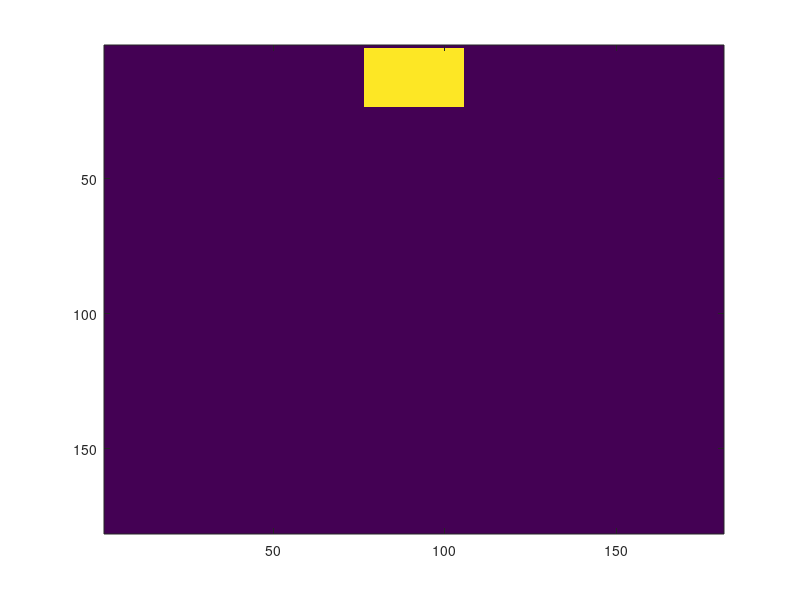
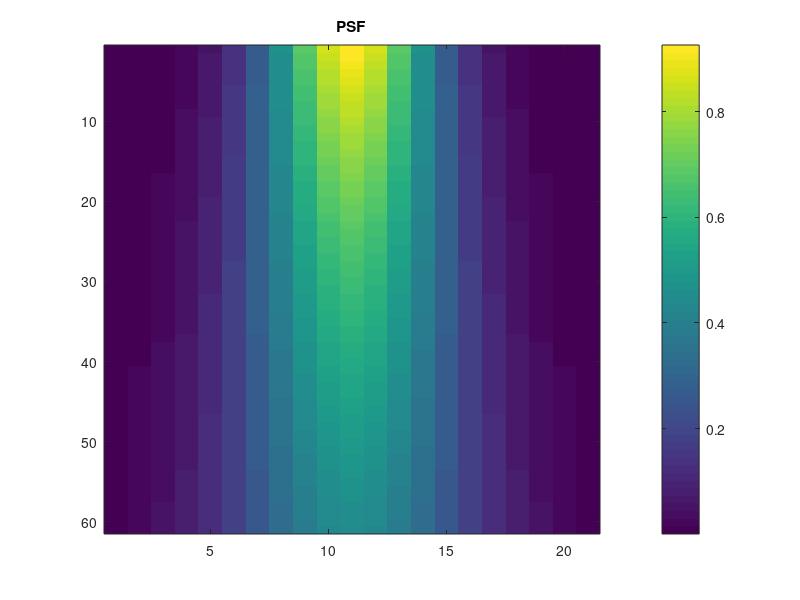

Reproduce these figures in MATLAB, in order.
%SETI Model

% 1. Create an object
% 2. Create a PSF
% 3. Simulate SETI forward problem
% 4. Test reverse problem methods

% Jeremy Bredfeldt - Morgridge Institutes for Research/LOCI
% Sept 2013

clc;
clear all;
%close all;

ppm = 1.5; %pixels per micron
spc_size = 120; %microns, size of the space
nums = round(spc_size*ppm); %number of samples
nums2 = round(nums/2);

%% Create the object
% a = 10; %diameter in one dimension in microns
% b = 10; %diameter in the other dimension in microns

%create vectors for space
[xr, yr, zr] = meshgrid(-nums2:nums2);
xr = xr/ppm;
yr = yr/ppm;
zr = zr/ppm;

%create a cube object
x1 = -10; x2 = 10; %microns
y1 = -10; y2 = 10; %microns
z1 = zr(1); z2 = zr(1)+15; %microns

r = xr > x1 & xr < x2 & yr > y1 & yr < y2 & zr > z1 & zr < z2;
figure(1); clf;
axis square;
imagesc(squeeze(r(:,90,:))');

%return;
% %r is the object (cylinder) volume (3D matrix)
% %r is reflectivity of each voxel at a given wavelength
% r = (((xr)/a).^2 + ...
%     ((zr+5)/b).^2);
% rlim = r > 1;
% rlim2 = r > 0.1;
% % r = r+.1;
% % r = 1/r;
% %reflectivity of surrounding material is high
% %reflectivity of chromophore inside vessel is low
% %r(rlim) = .001; %outsize vessel (clear resin)
% r(rlim) = .9; %outsize vessel (opaque resin)
% r(~rlim) = .1; %inside vessel (tissue and chromophore)
% 
% %make an attenuation matrix, then factor attenuation into the final output image
% %attenuation of surrounding material is high
% %attenuation of chromophore is high, attenuation of the non-stained tissue may be low
% mua = r;
% %mua(rlim) = 0.001; %outside vessel (units = 1/pixels) (clear resin)
% mua(rlim) = 2; %outside vessel (units = 1/pixels) (opaque resin)
% mua(~rlim) = .1; %outer vessel (units = 1/pixels) (relatively clear tissue)
% mua(~rlim2) = 10; %inner vessel (Chromophore)


%% Create the PSF
psfspc = 20; %microns (space)
psfspc2 = round(psfspc/2);
psfspcz = 60; %microns
psfspcz2 = round(psfspcz/2);
%gw = 10; %Gaussian width
%gh = 15; %Gaussian height
[xp, yp, zp] = meshgrid(-psfspc2:psfspc2,-psfspc2:psfspc2,-psfspcz2:psfspcz2);
xp = xp/ppm;
yp = yp/ppm;
zp = zp/ppm;
% psf = exp(-( (((xp-psfw2).^2)/(2*gw^2)) + ...
%              (((yp-psfw2).^2)/(2*gw^2)) + ...
%              (((zp).^2)/(2*gh^2)) ) );

%2 parameter PSF model:
n0 = 1.5;
n1 = .02;
psf = exp( -((xp).^2 + (yp).^2) ./ ...
           (2*(n0 + n1*abs(zp+psfspcz2)).^2)) ...
           ./(2*pi*(n0 + n1*abs(zp+psfspcz2)).^2);
       
psf = psf/(max(max(max(psf))));
figure(2); clf;
imagesc(squeeze(psf(:,psfspc2,:))');
title('PSF');
colorbar;

return;
% figure(25);
% slice(xp,yp,zp,psf,[0],[],[0]);

%% Forward Image Problem         
%Now convolve the top of the object and the top half of the psf, repeat after removing a layer
%This tries to factor in attenuation, so it is not a pure convolution, but more of a convolution/superposition operation
cout = zeros(size(r,1),size(r,2),size(psf,3));
iout = zeros(size(r,1),size(r,2),(size(r,3)-size(psf,3)));
for i = 1:(size(r,3)-size(psf,3))
    sec = r(:,:,i:i+size(psf,3)-1); %current section and psf height number of sections below
    atten = mua(:,:,i:i+size(psf,3)-1);
    for j = 1:size(psf,3)
        %factor in attenuation
        if j > 1
            sec(:,:,j) = sec(:,:,j).*exp(-sum(atten(:,:,1:(j-1)),3));            
        end                
        %convolve each layer
        temp = conv2(sec(:,:,j),psf(:,:,j),'same');
        %figure(6); imagesc(temp); colorbar;
        cout(:,:,j) = temp;
    end
    %integrate along z-direction, to the depth of the psf
    temp = mean(cout,3);
    %figure(7); imagesc(temp); colorbar; title(sprintf('section %d',i));
    iout(:,:,i) = temp; %this is the image
end
figure(4);
subplot(1,2,1); imagesc(squeeze(iout(:,nums2,:))'); axis square; colorbar;
subplot(1,2,2); imagesc(squeeze(iout(nums2,:,:))'); axis square; colorbar;
title('Result of forward problem');

%% Simple Reconstruction
% dif = zeros(size(iout));
% for i = 1:size(iout,3)-1
%     dif(:,:,i) = iout(:,:,i) - iout(:,:,i+1);
% end

%create 3D deriv filter kernel
sobx = zeros(3,3,3);
soby = zeros(3,3,3);
sobz = zeros(3,3,3);

sobz(:,:,1) = [-1 -2 -1; 
              -2 -4 -2; 
              -1 -2 -1];         
sobz(:,:,3) = [1 2 1; 
              2 4 2; 
              1 2 1];          
sobx(:,1,:) = sobz(:,:,1);
sobx(:,3,:) = sobz(:,:,3);

soby(1,:,:) = sobz(:,:,1);
soby(3,:,:) = sobz(:,:,3);

%apply derivative filter
difx = convn(iout,sobx,'same');
dify = convn(iout,soby,'same');
difz = convn(iout,sobz,'same');
%compute gradient magnitude
dif = sqrt(difx.^2 + dify.^2 + difz.^2);

figure(6); clf;
imagesc(squeeze(dif(nums2,:,:))'); axis square; colorbar;
caxis([0 60]);
title('Result of the derivative filter');

%filter gradient magnitude with a symmetric gaussian
gw = 2;
[xg, yg, zg] = meshgrid(-5:5);
gf = exp(-( (((xg).^2)/(2*gw^2)) + ...
             (((yg).^2)/(2*gw^2)) + ...
             (((zg).^2)/(2*gw^2)) ) );
gf = gf/sum(sum(sum(gf)));         
fdif = convn(dif,gf,'same');

figure(7); clf;
imagesc(squeeze(fdif(nums2,:,:))'); axis square; colorbar;
title('Low Pass Filtered result');

%% Iterative Reconstruction
[d_c_im, dpsf] = deconvblind(iout,psf);
%[d_c_im] = deconvlucy(iout,psf);
%[d_c_im] = deconvwnr(iout,psf,5);
figure(9); clf;
imagesc(squeeze(d_c_im(nums2,:,:))'); axis square; colorbar;
title('Deconvolution Result');

%%


% figure(2);
% imagesc(squeeze(r(:,w2,:))');
% title('Refl');
% slice(xr,yr,zr,r,[h2],[],[h2]);
% xlim([0 spc_size]);
% ylim([0 spc_size]);
% zlim([0 spc_size]);


%Plot the original attenuation
figure(3);
subplot(1,2,1); imagesc(squeeze(mua(:,nums2,1:(nums-size(psf,3))))'); axis square; colorbar;
subplot(1,2,2); imagesc(squeeze(mua(nums2,:,1:(nums-size(psf,3))))'); axis square; colorbar;
title('Original object attenuation');
%title('Image');
% slice(xr,yr,zr,iout,[h2],[],[h2]);
% xlim([0 spc_size]);
% ylim([0 spc_size]);
% zlim([0 spc_size]);

figure(5);
plot(1:(nums-size(psf,3)+1),squeeze(iout(nums2,nums2,:)));
hold all;
plot(1:(nums-size(psf,3)),squeeze(mua(nums2,nums2,1:(nums-size(psf,3)))));
hold off;
legend('fwrd result','original atten');
title('Result of the forward problem (1D)');